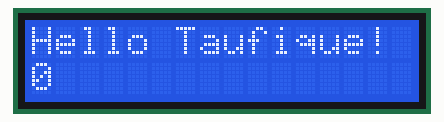
A sketch run on a simulated Arduino Uno, built with avr-gcc and run on an emulated ATmega328P. On the bench: 16×2 character LCD.

Above: at 0.1 s.
At 4.1 s:
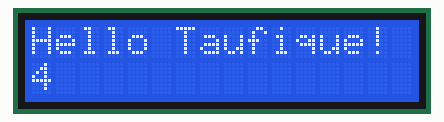
At 9.1 s:
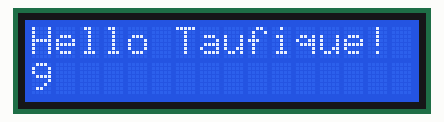
At 19.1 s:
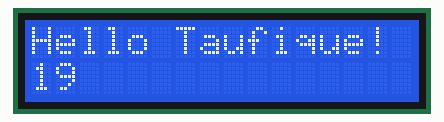
At 29.1 s:
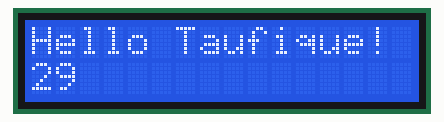
At 39.1 s:
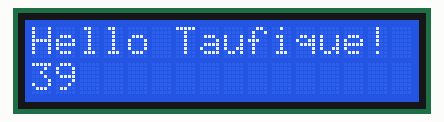

Measured:
- what the display in image 1 shows lasts 1.0 s, from 4.0 s to 5.0 s

The sketch:

LCD_Display.ino
```cpp
// include the library code:
#include <LiquidCrystal.h>  //This library should be downloaded

// initialize the library with the numbers of the interface pins
LiquidCrystal lcd(7,8,9,10,11,12);


void setup()
{
// set up the LCD's number of columns and rows:
lcd.begin(16, 2);
lcd.clear();
lcd.print("Hello Taufique!");

}

void loop()
{

lcd.setCursor(0,1); // Sets the cursor to col 1 and row 0
lcd.print(millis()/1000); // number of milliseconds the arduino was reset
}
```
